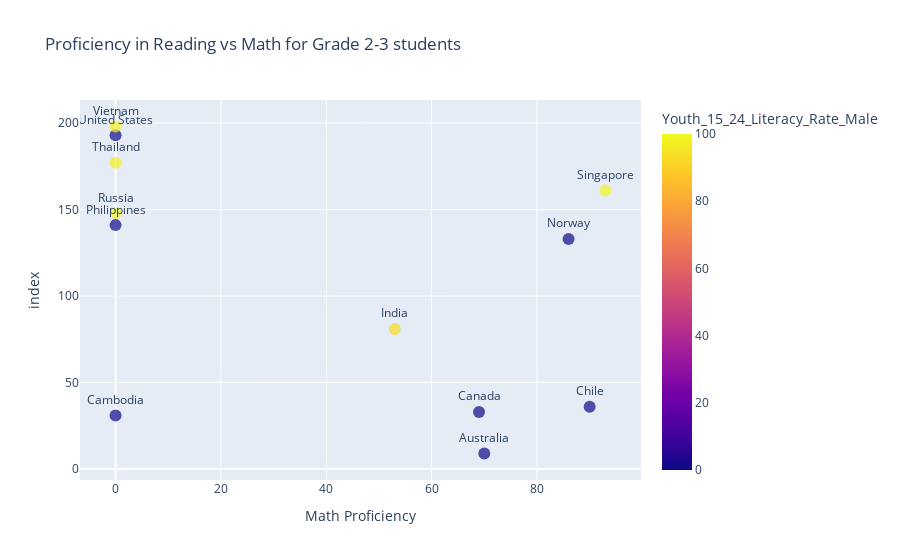

The cell this chart's notebook holds for it:
### Markdown cell above
## Proficiency in Reading and Math

### Code cell
fig = px.scatter(sea_df, x = "Grade_2_3_Proficiency_Math", text = "Countries and areas", title = "Proficiency in Reading vs Math for Grade 2-3 students",labels={"Grade_2_3_Proficiency_Reading": "Reading Proficiency", "Grade_2_3_Proficiency_Math": "Math Proficiency"}, color ="Youth_15_24_Literacy_Rate_Male", size = "Youth_15_24_Literacy_Rate_Female")
fig.update_traces(textposition='top center', marker=dict(size=12, opacity=0.7))
fig.show()

### Figure 1 — Plotly figure (JSON) as saved in the notebook; plotly's stock layout.template omitted (floating-point values rounded to 4 significant figures)
{"data": [{"hovertemplate": "Math Proficiency=%{x}<br>index=%{y}<br>Youth_15_24_Literacy_Rate_Female=%{marker.size}<br>Countries and areas=%{text}<br>Youth_15_24_Literacy_Rate_Male=%{marker.color}<extra></extra>", "legendgroup": "", "marker": {"color": [0, 0, 0, 0, 93, 0, 0, 100, 100, 98, 0, 98], "coloraxis": "coloraxis", "opacity": 0.7, "size": 12, "sizemode": "area", "sizeref": 0.25, "symbol": "circle"}, "mode": "markers+text", "name": "", "orientation": "h", "showlegend": false, "text": ["Australia", "Cambodia", "Canada", "Chile", "India", "Norway", "Philippines", "Russia", "Singapore", "Thailand", "United States", "Vietnam"], "textposition": "top center", "type": "scatter", "x": [70, 0, 69, 90, 53, 86, 0, 0, 93, 0, 0, 0], "xaxis": "x", "y": [9, 31, 33, 36, 81, 133, 141, 148, 161, 177, 193, 198], "yaxis": "y"}], "layout": {"coloraxis": {"colorbar": {"title": {"text": "Youth_15_24_Literacy_Rate_Male"}}, "colorscale": [[0, "#0d0887"], [0.1111, "#46039f"], [0.2222, "#7201a8"], [0.3333, "#9c179e"], [0.4444, "#bd3786"], [0.5556, "#d8576b"], [0.6667, "#ed7953"], [0.7778, "#fb9f3a"], [0.8889, "#fdca26"], [1, "#f0f921"]]}, "legend": {"itemsizing": "constant", "tracegroupgap": 0}, "title": {"text": "Proficiency in Reading vs Math for Grade 2-3 students"}, "xaxis": {"anchor": "y", "domain": [0, 1], "title": {"text": "Math Proficiency"}}, "yaxis": {"anchor": "x", "domain": [0, 1], "title": {"text": "index"}}}}
